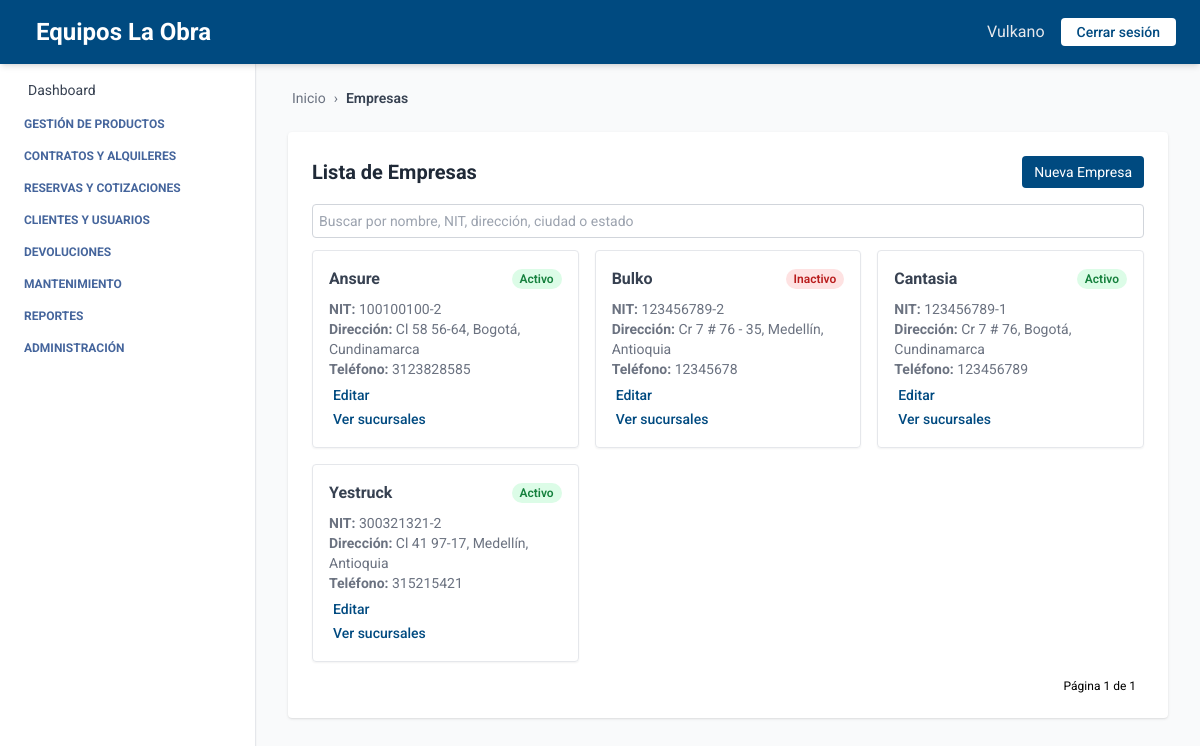
The app's page /empresa/empresas/ with its own data.
### empresa/models.py (models this page shows, shortened)
class Empresa(models.Model):
    ESTADOS = [
        ("activo", "Activo"),
        ("inactivo", "Inactivo"),
    ]
    nombre = models.CharField(max_length=100)
    nit = models.CharField(max_length=50, unique=True)
    ciudad = models.CharField(max_length=100, blank=True, null=True)
    direccion = models.CharField(max_length=255, blank=True, null=True)
    departamento = models.CharField(max_length=100, blank=True, null=True)
    telefono = models.CharField(max_length=20, blank=True, null=True)
    estado = models.CharField(max_length=20, choices=ESTADOS, default="activo")

### empresa/views.py (the view, shortened to what this page needs)
# urls.py: path('empresas/', EmpresaListView.as_view(), name='empresa_list'),
class EmpresaListView(BreadcrumbMixin, ListView):
    model = Empresa
    template_name = "empresa_list.html"
    ordering = ['nombre']
    paginate_by = 10
    breadcrumb_items = [ ("Empresas", None), ]
    def get_queryset(self):
        queryset = super().get_queryset()
        query = self.request.GET.get("q")
        return queryset

### core/views.py (called while the page is built)
    def get_context_data(self, **kwargs):
        context = super().get_context_data(**kwargs)
        context["home"] = self.home_url
        context["breadcrumb_items"] = self.breadcrumb_items
        return context

### empresa/templates/empresa_list.html (shortened to what this page needs)
{% extends 'index.html' %}
{% block breadcrumb %}
  {% include 'breadcrumb.html' with home='/' breadcrumbs=breadcrumb_items %}
{% endblock %}
{% block content %}
  <div class="max-w-5xl mx-auto mt-6 bg-white p-6 rounded shadow">
    <div class="flex justify-between items-center mb-4">
      <h2 class="text-xl font-bold text-gray-800">Lista de Empresas</h2>
      <a href="{% url 'crear_empresa' %}" class="bg-[var(--primary-color)] text-white px-3 py-1.5 text-sm rounded hover:bg-blue-700 transition">Nueva Empresa</a>
    </div>
    <form method="get" class="mb-3">
      <input type="text" name="q" placeholder="Buscar por nombre, NIT, dirección, ciudad o estado" value="{{ request.GET.q }}" class="w-full text-sm p-1.5 border border-gray-300 rounded focus:outline-none focus:ring-2 focus:ring-[var(--primary-color)]" />
    </form>
    {% if object_list %}
      <div class="grid grid-cols-1 md:grid-cols-2 lg:grid-cols-3 gap-4">
        {% for empresa in object_list %}
          <div class="border rounded shadow-sm p-4 hover:shadow-lg transition">
            <div class="mb-2 flex justify-between items-center">
              <h3 class="font-bold text-gray-700">{{ empresa.nombre }}</h3>
              <span class="text-xs font-semibold px-2 py-0.5 rounded-full
          {% if empresa.estado == 'activo' %}
            bg-green-100 text-green-700
                {% else %}
            bg-red-100 text-red-700
                {% endif %}
        ">
                {{ empresa.get_estado_display }}
              </span>
            </div>
            <p class="text-sm text-gray-500">
              <strong>NIT:</strong> {{ empresa.nit }}
            </p>
            <p class="text-sm text-gray-500">
              <strong>Dirección:</strong> {{ empresa.direccion }}, {{ empresa.ciudad }}, {{ empresa.departamento }}
            </p>
            <p class="text-sm text-gray-500">
              <strong>Teléfono:</strong> {{ empresa.telefono }}
            </p>
            <div class="mt-1">
              <a href="{% url 'editar_empresa' empresa.id %}" class="text-sm font-medium text-[var(--primary-color)] hover:underline">Editar</a>
            </div>
            <div class="">
              <a href="{% url 'sucursales_por_empresa' empresa.id %}" class=" text-sm font-medium text-[var(--primary-color)] hover:underline">
                Ver sucursales
              </a>
            </div>
          </div>
        {% endfor %}
      </div>
    {% else %}
      <p class="text-gray-600">No hay empresas registradas.</p>
    {% endif %}
    <div class="mt-4 flex justify-end text-xs">
      <span class="mx-2">Página {{ page_obj.number }} de {{ page_obj.paginator.num_pages }}</span>
    </div>
  </div>
{% endblock %}

### core/templates/index.html (style rules this page uses)
:root { --primary-color: #004a80; --text-aside-color: rgb(69, 101, 156); }
body { font-family: 'Roboto', sans-serif; }

### records on screen
Empresa: nombre "Ansure", estado "Activo", nit "100100100-2", direccion "Cl 58 56-64", ciudad "Bogotá", departamento "Cundinamarca", telefono "3123828585"
Empresa: nombre "Bulko", estado "Inactivo", nit "123456789-2", direccion "Cr 7 # 76 - 35", ciudad "Medellín", departamento "Antioquia", telefono "12345678"
Empresa: nombre "Cantasia", estado "Activo", nit "123456789-1", direccion "Cr 7 # 76", ciudad "Bogotá", departamento "Cundinamarca", telefono "123456789"
Empresa: nombre "Yestruck", estado "Activo", nit "300321321-2", direccion "Cl 41 97-17", ciudad "Medellín", departamento "Antioquia", telefono "315215421"

### other values on screen
{{ label }} "Empresas"
{{ page_obj.number }} "1"
{{ page_obj.paginator.num_pages }} "1"
